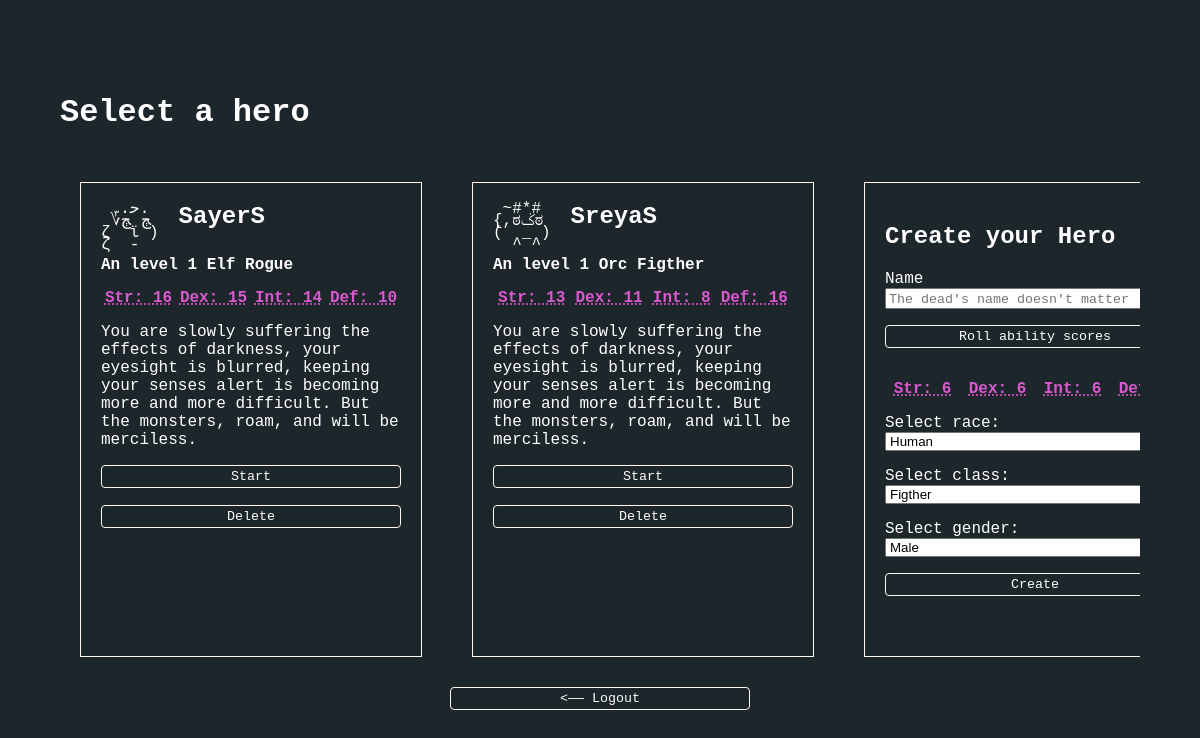
/ (signed in), run on the app's committed database.
### tables this page shows
CREATE TABLE `Heros` (
  `_ID` int(11) NOT NULL,
  `_IDUser` int(11) NOT NULL,
  `name` varchar(50) NOT NULL,
  `gender` varchar(1) NOT NULL,
  `baseEntity` int(11) NOT NULL,
  `class` varchar(10) NOT NULL,
  `level` int(11) NOT NULL DEFAULT '1',
  `experience` int(11) NOT NULL DEFAULT '0',
  `skillsPoint` int(11) DEFAULT '0',
  `gold` int(11) NOT NULL DEFAULT '20',
  `potions` int(11) NOT NULL DEFAULT '1',
  `maxHP` int(11) NOT NULL DEFAULT '20',
  `HP` int(11) NOT NULL DEFAULT '20',
  `maxMP` int(11) NOT NULL DEFAULT '20',
  `MP` int(11) NOT NULL DEFAULT '20',
  `str_score` int(11) NOT NULL DEFAULT '6',
  `dex_score` int(11) NOT NULL DEFAULT '6',
  `int_score` int(11) NOT NULL DEFAULT '6',
  `def_score` int(11) NOT NULL DEFAULT '6',
  `floor` int(11) NOT NULL DEFAULT '1',
  `weapon` int(11) NOT NULL DEFAULT '1',
  `armor` int(11) NOT NULL DEFAULT '4',
  `accessory` int(11) NOT NULL DEFAULT '5'
);

CREATE TABLE `Entity` (
  `_eID` int(11) NOT NULL,
  `eName` varchar(50) NOT NULL,
  `eBaseStr` int(11) NOT NULL DEFAULT '6',
  `eBaseDex` int(11) NOT NULL DEFAULT '6',
  `eBaseInt` int(11) NOT NULL DEFAULT '6',
  `eBaseDef` int(11) NOT NULL DEFAULT '6',
  `eBaseHP` int(11) NOT NULL DEFAULT '6',
  `eBaseMP` int(11) NOT NULL DEFAULT '6'
);

CREATE TABLE `Floors` (
  `_fID` int(11) NOT NULL,
  `flore` mediumtext NOT NULL,
  `fmonster1` int(11) DEFAULT NULL,
  `fmonster2` int(11) DEFAULT NULL,
  `fmonster3` int(11) DEFAULT NULL,
  `fmonster4` int(11) DEFAULT NULL,
  `fmonster5` int(11) DEFAULT NULL
);

### PHP/select.php (the view, shortened to what this page needs)
<? include "../CLASS/DB.php"; ?>
    <?php
        $stdt = $DB->prepare("
            SELECT * FROM heros
                INNER JOIN floors  	ON heros.floor		= floors._fID
                INNER JOIN entity 	ON heros.baseEntity = entity._eID
            WHERE heros._IDUser = ?
        ");
        $stdt->execute(array($_SESSION["_userID"]));
    ?>
    <div class="center container">
        <h1>Select a hero</h1>
        <div class="wrapper">
            <?php foreach ($stdt as $key => $value) { ?>
                <form class="card" method="POST" id="<?= $value["_ID"] ?>">
                    <div class="flex" style="margin-bottom: 5px;">
                        <div class="char_port <?= $value["eName"] ."_". $value["gender"] ?>"></div>
                        <h2 class="heroName"><?= $value["name"] ?></h2>
                    </div>
                    <strong><?= "An level ".$value["level"] ." ". $value["eName"]." ". $value["class"] ?></strong>
                    <div class="rollStats">
                        <abbr title="Strength — measuring physical power"> Str:
                            <span><?= $value["str_score"] ?></span>
                        </abbr>
                        <abbr title="Dexterity — measuring agility, balance, coordination and reflexes"> Dex:
                            <span><?= $value["dex_score"] ?></span>
                        </abbr>
                        <abbr title="Intelligence — measuring ability power and stamina"> Int:
                            <span><?= $value["int_score"] ?></span>
                        </abbr>
                        <abbr title="Defense — measuring blocked damage"> Def:
                            <span><?= $value["def_score"] ?></span>
                        </abbr>
                    </div>
                    <p><?= $value["flore"] ?></p>
                    <button type="submit" value="<?= $value["_ID"] ?>" name="characterChoice">Start</button>
                    <button type="button" class="removeHero"  value="<?= $value["_ID"] ?>" name="remove">Delete</button>
                </form>
            <?php } ?>
            <form method="post" class="card" id="createHeroForm" onsubmit="return false">
                <h2>Create your Hero</h2>
                <p>
                    <label for="login">Name</label>
                    <input type="text" id="name" placeholder="The dead's name doesn't matter" maxlength="15" required>
                </p>
                <button type="button" id="abl_roll" class="button">Roll ability scores</button>
                <div class="rollStats">
                    <abbr title="Strength — measuring physical power"> Str:
                        <span id="str_score">6</span>
                    </abbr>
                    <abbr title="Dexterity — measuring agility, balance, coordination and reflexes"> Dex:
                        <span id="dex_score">6</span>
                    </abbr>
                    <abbr title="Intelligence — measuring ability power and stamina"> Int:
                        <span id="int_score">6</span>
                    </abbr>
                    <abbr title="Defense — measuring blocked damage"> Def:
                    </abbr>
                </div>
                <p>
                    <label for="race">Select race:</label>
                    <select id="race">
                        <option value="1">Human</option>
                    </select>
                </p>
                <p>
                    <label for="class">Select class:</label>
                    <select id="class">
                        <option value="Figther">Figther</option>
                    </select>
                </p>
                <p>
                    <label for="gender">Select gender:</label>
                    <select id="gender">
                        <option value="M">Male</option>
                    </select>
                </p>
                <p>
                    <button type="submit" name="submit" id="createHero">Create</button>
                </p>
            </form>
        </div>
        <form method="post" class="logout">
            <button type="submit" name="logout"><—— Logout</button>
        </form>
    </div>

### STYLE/main.css (style rules this page uses)
:root { --mainBG : #1D262B; }
html { height: 100%; image-rendering: crisp-edges; }
body { margin: 0; background-color: var(--mainBG); font-family: "Courier New", Courier, "Lucida Sans Typewriter", "Lucida Typewriter", monospace; color: white; height: 100%; }
.center { display: flex; flex-direction: column; justify-content: center; height: 100%; width: 100%; }
label { display: block; }
input { width: calc(100% - 8px); width: -moz-available; }
select { width: 100%; }
.flex { display: flex; }
.heroName { margin: 0px 0px 0px 20px; }
.card { width: 300px; height: 433px; border: 1px solid #FFF7ED; padding: 20px; margin: 0 auto; }
.rollStats { margin-top: 15px; display: flex; justify-content: space-around; }
.rollStats > abbr { color: #DB59D0; font-weight: bold; }
input[type=button], input[type=submit], button { background-color: transparent; color: white; border: 1px solid #fff7ed; width: 100%; padding: 3px; border-radius: 4px; margin-bottom: 17px; font-family: inherit; }
::placeholder { font-family: "Courier New", Courier, "Lucida Sans Typewriter", "Lucida Typewriter", monospace; }
.container { width: calc(100% - 30px); max-width: 1080px; margin: 0 auto }
.wrapper { overflow-x: scroll; overflow-y: hidden; display: grid; grid-template-columns: repeat(6, auto); grid-gap: 0 50px; padding: 30px 20px; padding-right: 0; border-radius: 10px; grid-auto-flow: column; grid-template-columns: auto; -ms-overflow-style: none; scrollbar-width: none; }
.char_port { line-height: 0.75em; white-space: pre; text-align: left; font-weight: normal; }
.Elf_F:after { content: " .ﺣ.\a ؆ﭳ ﭳ\aζ ϊ )\aζ -"; }
.logout { text-align: center; }
.logout > button { width: 300px; }

### data on the page
heros: name "SayerS", level "1", baseEntity.eName "Elf", class "Rogue", str_score "16", dex_score "15", int_score "14", def_score "10", floors.flore "You are slowly suffering the effects of darkness, your eyesight is blurred, keeping your senses alert is becoming more and more difficult. But the monsters, roam, and will be merciless.", $value["_ID"] 73 (drawn)
heros: name "SreyaS", level "1", baseEntity.eName "Orc", class "Figther", str_score "13", dex_score "11", int_score "8", def_score "16", floors.flore "You are slowly suffering the effects of darkness, your eyesight is blurred, keeping your senses alert is becoming more and more difficult. But the monsters, roam, and will be merciless.", $value["_ID"] 74 (drawn)
